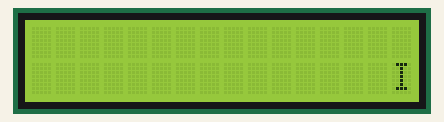
Simulated run of this sketch. Board: Arduino Uno, built with avr-gcc and run on an emulated ATmega328P. Shown: 16×2 character LCD.

Above: at 0.18 s.
At 5.18 s:
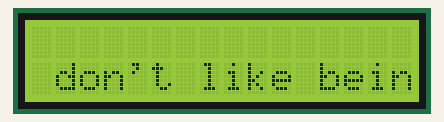
At 9.96 s:
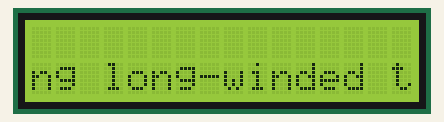
At 19.84 s:
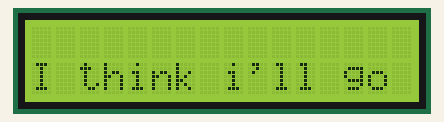
At 29.71 s:
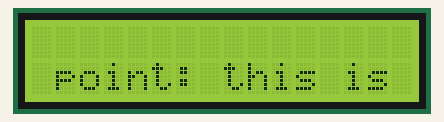
At 39.59 s:
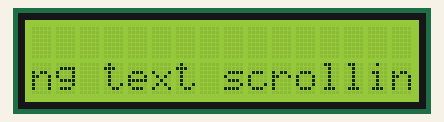

The sketch:

test_lcd_scroll_test.ino
```cpp
#include <Wire.h>
#include <LiquidCrystal_PCF8574.h>


// Constant for my lcd size, adjust to your lcd
#define LCDWIDTH 16
#define LCDHEIGHT 2

// Used lcd: mine is 0x27 type
LiquidCrystal_PCF8574 lcd(0x3E);

void setup() {
  lcd.begin(LCDWIDTH, LCDHEIGHT); // initialize with your correct lcd size here
  lcd.clear();

  String pinnedString = "by Goet";
  String scrollingString = "I don't like being long-winded type of guy, so I think i'll go straight to the point: this is a very long, long text scrolling on your lcd display :)";

  int pinnedRow = LCDHEIGHT / 2;
  int scrollingRow =  LCDHEIGHT / 2 - 1;
  int scrollingSpeed = 300;
      lcd.setBacklight(50);

  //pinAndScrollText(pinnedString, pinnedRow, scrollingString, scrollingRow, scrollingSpeed);

  pinAndScrollText(lcd, 0, scrollingString, 1, 300);

  delay(2000);
  lcd.clear();
  lcd.print("Back");

}

void loop() {
}

/* This procedure pins a given text in the center of a desired row while scrolling from right to left another given text on another desired row.
    Parameters:
    const String &pinnedText: pinned String
    int pinnedRow: desired row for pinned String
    const String &scrollingText: scrolling String
    int scrollingRow: desired row for scrolling String
    int v = scrolling speed expressed in milliseconds
*/


void pinAndScrollText(LiquidCrystal_PCF8574 &lcd, int pinnedRow, const String &scrollingText, int scrollingRow, int v) {
  int x = LCDWIDTH;
  int n = scrollingText.length() + x;

  Serial.print("length: ");
  Serial.println(n-x);

  int i = 0;
  int j = 0;
  while (n > 0) {
    if (x > 0) {
      x--;
    }
    lcd.setCursor(x, scrollingRow);
    if (n > LCDWIDTH) {
      j++;
      i = (j > LCDWIDTH) ? i + 1 : 0;
      lcd.print(scrollingText.substring(i, j));
    } else {
      i = i > 0 ? i + 1 : 0;
      if (n == scrollingText.length()) {
        i++;
      }
      lcd.print(scrollingText.substring(i, j));
      lcd.setCursor(n - 1, scrollingRow);
      lcd.print(' ');
    }
    n--;
    if (n > 0) {
      delay((v / 4) * 3);
      lcd.clear();
      delay((v / 4) * 1);
      Serial.print("scroll-");
    }
  }
}
```
